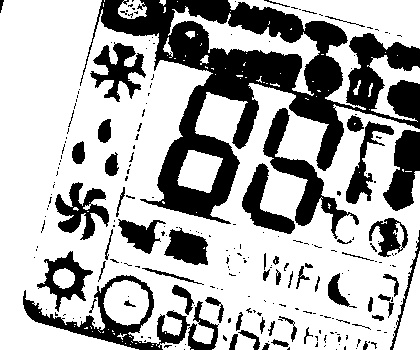
#> input picture samples/processado_r.jpg, 420 x 350 px
$ python tester.py
#> lines starting #> are read from the running program, lines starting #| are printed output that depends on the picture
import cv2
import numpy as np

def detect_and_compute(image):
    # Converte a imagem para escala de cinza
    gray = cv2.cvtColor(image, cv2.COLOR_BGR2GRAY)

    # Inicializa o detector ORB
    orb = cv2.ORB_create()

    # Detecta os keypoints e calcula os descritores
    keypoints, descriptors = orb.detectAndCompute(gray, None)
    return keypoints, descriptors

def match_keypoints(descriptors1, descriptors2):
    # Cria o objeto BFMatcher
    bf = cv2.BFMatcher(cv2.NORM_HAMMING, crossCheck=True)

    # Faz a correspondência dos descritores
    matches = bf.match(descriptors1, descriptors2)

    # Ordena as correspondências pela distância
    matches = sorted(matches, key=lambda x: x.distance)
    return matches

def calculate_matching_percentage(matches, keypoints1, keypoints2):
    # Calcula a porcentagem de correspondências válidas
    num_keypoints1 = len(keypoints1)
    num_keypoints2 = len(keypoints2)
    num_matches = len(matches)

    # A porcentagem de correspondência é a razão entre o número de correspondências e o menor número de keypoints
    matching_percentage = (num_matches / min(num_keypoints1, num_keypoints2)) * 100
    return matching_percentage

def main():
    # Carregar as imagens
    img1 = cv2.imread('samples/processado_r.jpg')
#> img1 is the input picture: shape (350, 420, 3); min 0, max 255, mean 175.9
    img2 = cv2.imread('samples/processado.jpg')
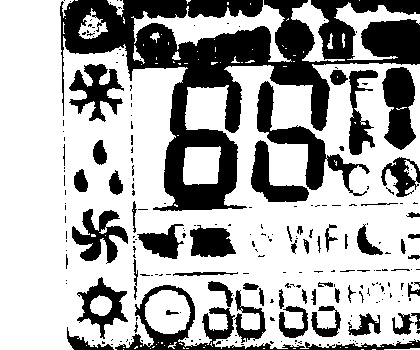
#> input picture samples/processado.jpg, 420 x 350 px
#> img2 is the input picture: shape (350, 420, 3); min 0, max 255, mean 172.6

    # Detectar e computar os keypoints e descritores
    keypoints1, descriptors1 = detect_and_compute(img1)
#> in detect_and_compute, `keypoints, descriptors = orb.detectAndCompute(gray, None)`: keypoints = 500 keypoints; strongest (x, y, size): (55, 316, 31), (127, 302, 31), (368, 174, 31), (55, 313, 31)
#> keypoints1 has the same summary as keypoints in detect_and_compute
    keypoints2, descriptors2 = detect_and_compute(img2)
#> in detect_and_compute (call 2), `keypoints, descriptors = orb.detectAndCompute(gray, None)`: keypoints = 500 keypoints; strongest (x, y, size): (341, 148, 31), (365, 123, 31), (330, 47, 31), (239, 314, 31)
#> keypoints2 has the same summary as keypoints in detect_and_compute

    # Realizar a correspondência dos keypoints
    matches = match_keypoints(descriptors1, descriptors2)
#> in match_keypoints, `matches = bf.match(descriptors1, descriptors2)`: matches = 287 matches
#> matches = 287 matches

    # Calcular a porcentagem de correspondência
    matching_percentage = calculate_matching_percentage(matches, keypoints1, keypoints2)
#> in calculate_matching_percentage, `num_keypoints1 = len(keypoints1)`: num_keypoints1 = 500
#> in calculate_matching_percentage, `num_matches = len(matches)`: num_matches = 287
#> in calculate_matching_percentage, `matching_percentage = (num_matches / min(num_keypoints1, num_keypoints..`: matching_percentage = 57.4
#> matching_percentage = 57.4

    # Imprimir a porcentagem de correspondência
    print(f"Porcentagem de correspondência: {matching_percentage:.2f}%")
#| Porcentagem de correspondência: 57.40%

    # Exibir as imagens com correspondências
    matched_image = cv2.drawMatches(img1, keypoints1, img2, keypoints2, matches[:10], None, flags=cv2.DrawMatchesFlags_NOT_DRAW_SINGLE_POINTS)
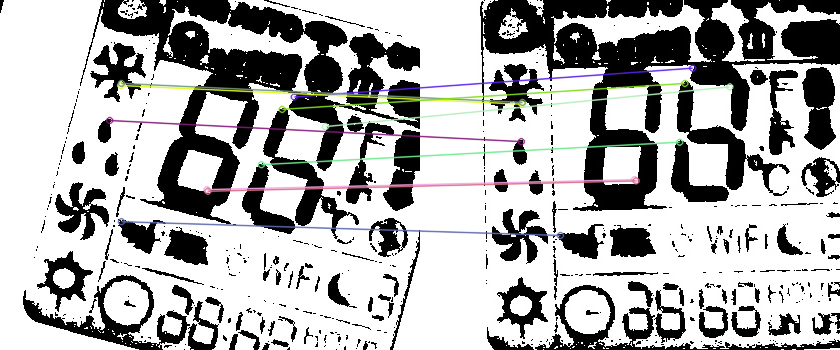
#> matched_image: shape (350, 840, 3); mean B, G, R 173.9, 174.2, 174.2
    cv2.imshow('Correspondências', matched_image)
    cv2.waitKey(0)
    cv2.destroyAllWindows()

if __name__ == "__main__":
    main()
